Frame 1 (no input): blank canvas, image omitted
Frame 60 (the mouse pressed at the canvas centre just before this capture): blank canvas, image omitted
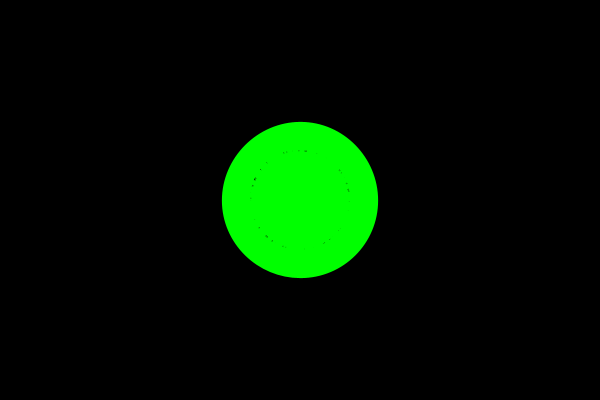
Frame 120 (the mouse held since frame 60 and released just before this capture)

The Processing sketch whose frames 1 and 60 were blank and that drew this single picture after the mouse press (run headless with seeded random() and noise(); from frame 60 on, the mouse is pressed at the canvas centre):

// Processing sketch: processing_66012
// ── processing_66012.pde

float line_size,point_size,first_angle,total_length_x,total_length_y,length_x,length_y,i;

void setup()
{
  size(600,400);
  background(0);
  stroke(0,255,0);
  frameRate(20);
  noFill();
}

void draw()
{
  line_size = random(8);
  point_size = random(30,150);
  if (mousePressed == true)
  {
    draw_circle();
    draw_lines();
  }
}

void draw_circle()
{
  strokeWeight(line_size);
  ellipse(mouseX,mouseY,point_size,point_size);
}

void draw_lines()
{
  first_angle = random(TWO_PI / 3);
  total_length_x = point_size / 2;
  total_length_y = point_size / 2;
  i = 0;
  while (i < 5)
  {
    length_y = total_length_y * sin(first_angle);
    length_x = total_length_x * cos(first_angle);
    line(mouseX,mouseY,mouseX + length_x,mouseY + length_y);
    first_angle = first_angle + TWO_PI / 5;
    i += 1;
  } 
}
